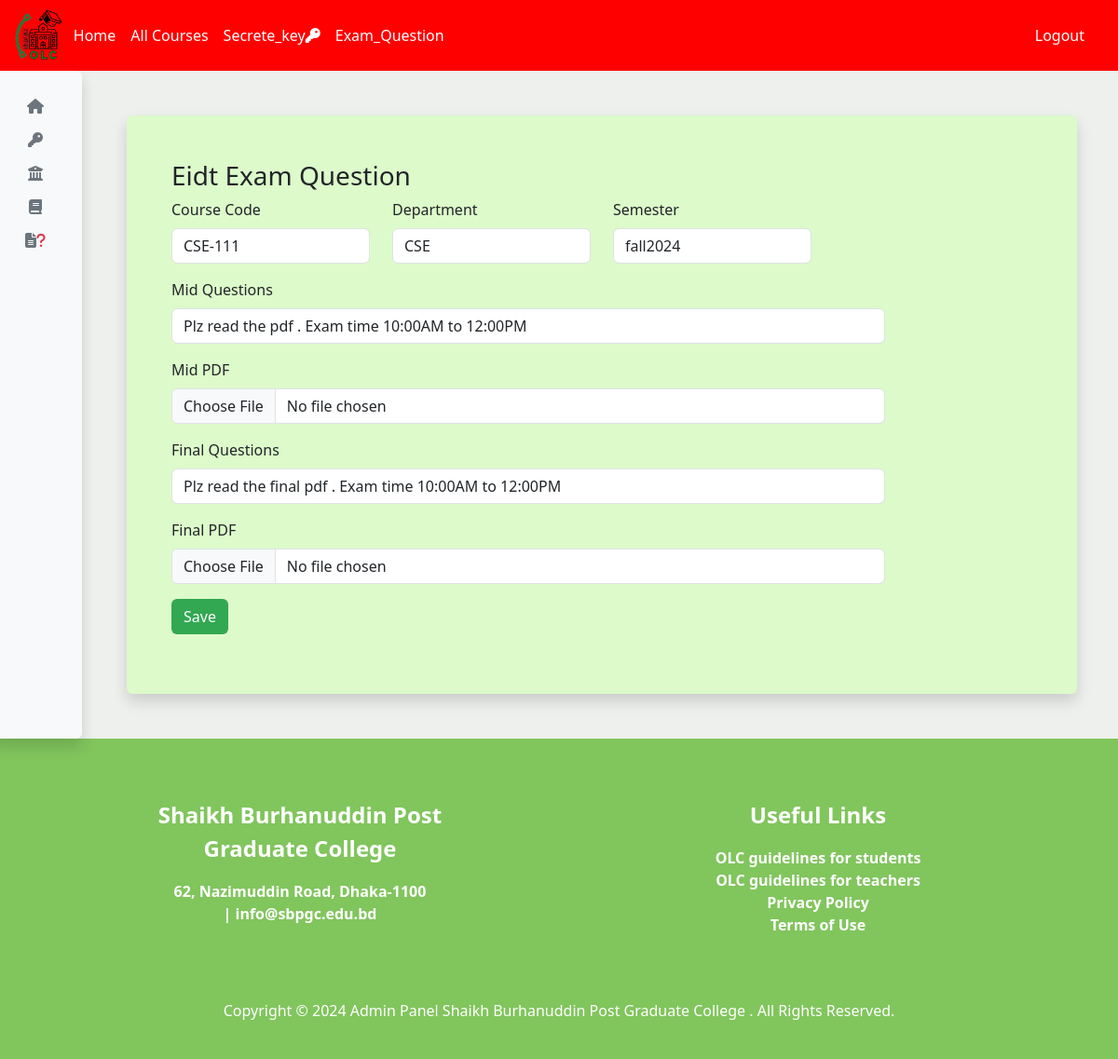
Screenshot of /admin/edit_exam.php?id=7 with the database file from the repository.
### tables this page shows
CREATE TABLE `exam_question` (
  `id` int(11) NOT NULL,
  `course_code` varchar(100) DEFAULT NULL,
  `department` varchar(100) DEFAULT NULL,
  `mid_question` varchar(255) DEFAULT NULL,
  `mid_pdf` varchar(255) DEFAULT NULL,
  `final_pdf` varchar(255) DEFAULT NULL,
  `final_question` varchar(255) DEFAULT NULL,
  `semester` varchar(50) DEFAULT NULL
);

### admin/edit_exam.php (the view, shortened to what this page needs)
<?php
 include('partials/css_link.php');
global $con;
$id=$_GET['id'];
$select="SELECT * FROM exam_question WHERE id=$id ";
$run=mysqli_query($con,$select);
$row=mysqli_fetch_assoc($run);
$course_code=$row['course_code'];
$department=$row['department'];
$semester=$row['semester'];
$mid_question=$row['mid_question'];
$final_question=$row['final_question'];
?>
<div class="container-fluid p-0 " >
    <?php include('partials/navbar.php'); ?>
    <div class="row " style="background-color: #edf0ed;" >
        <?php include('partials/sidebar.php'); ?>
        <div class="col-md-10  m-5 p-5 main rounded shadow" style="background-color: #ddfaca;">
            <h3 class="text-monospace">Eidt Exam Question</h3>
             <form method="post"  enctype="multipart/form-data">
            <div class="modal-body row">
                <div class="mb-3 col-md-3">
                        <label class="form-label">Course Code</label>
                        <input type="text" class="form-control" name="course_code" value="<?php echo $course_code; ?>">
                </div>
                <div class="mb-3 col-md-3">
                        <label class="form-label">Department</label>
                        <input type="text" class="form-control" name="department" value="<?php echo $department; ?>">
                </div>
                <div class="mb-3 col-md-3">
                        <label class="form-label">Semester</label>
                        <input type="text" class="form-control" name="semester" value="<?php echo $semester; ?>">
                </div>
                <div class="mb-3 col-md-10">
                        <label class="form-label">Mid Questions</label>
                        <input type="text" class="form-control" name="mid_question" value="<?php echo $mid_question; ?>">
                </div>
                <div class="mb-3 col-md-10">
                        <label class="form-label">Mid PDF</label>
                        <input type="file" class="form-control" name="mid_pdf" >
                </div>
                <div class="mb-3 col-md-10">
                        <label class="form-label">Final Questions</label>
                        <input type="text" class="form-control" name="final_question" value="<?php echo $final_question; ?>">
                </div>
                <div class="mb-3 col-md-10">
                        <label class="form-label">Final PDF</label>
                        <input type="file" class="form-control" name="final_pdf" >
                </div>
            </div>
            <div class="">
                <input type="submit" class="btn text-white" style="background-color:#32a852;" name="save" value="Save">
            </div>
            </form>
        </div>
    </div>
    <?php include "./partials/footer.php"; ?>
</div>

### rows the page displays
exam_question: course_code "CSE-111", department "CSE", semester "fall2024", mid_question "Plz read the pdf . Exam time 10:00AM to 12:00PM", final_question "Plz read the final pdf . Exam time 10:00AM to 12:00PM"
